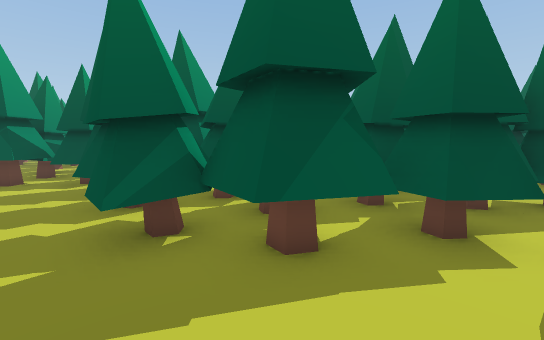
[1] (above)

24 first-person views from a walk through a scene from a Unity 3-D project. The camera is 1.3 m above the floor, tilts 6° down and sees 90° across. The floor is counted in squares, 1 m on a side. Each view is taken from the middle of a square. On the plan, view 1 faces up. The plan holds only what a view shows up to about 13 squares ahead; the rest is blank. The place goes on beyond the plan. The player character is not drawn. Some animated figures are left out.

[2]
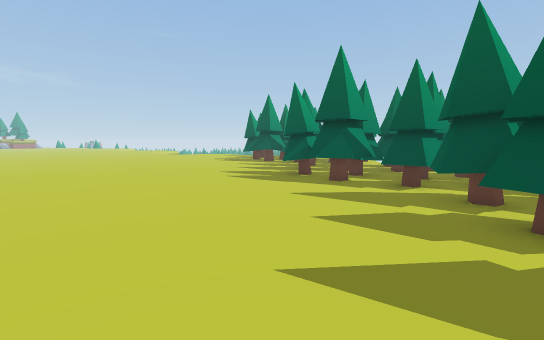

[3]
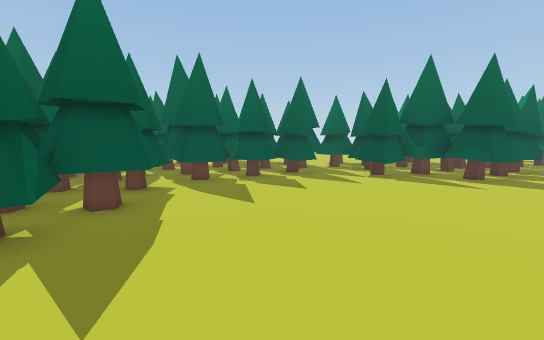

[4]
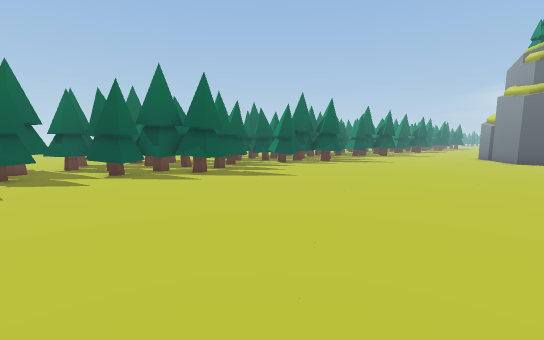

[5]
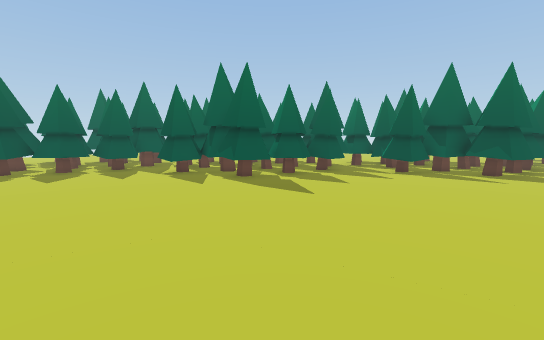

[6]
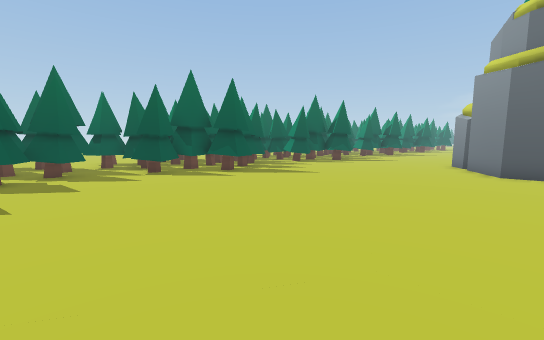

[7]
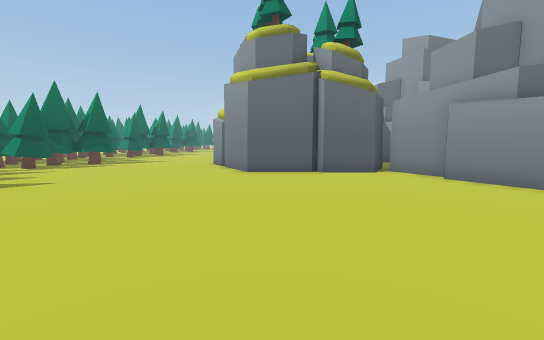

[8]
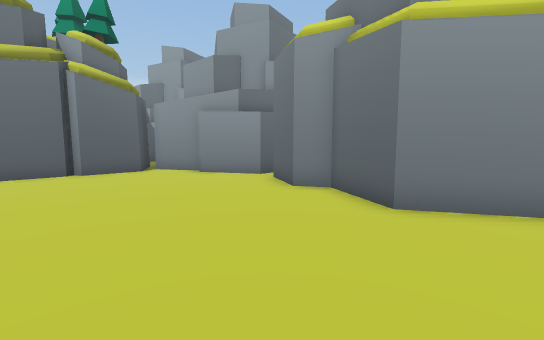

[9]
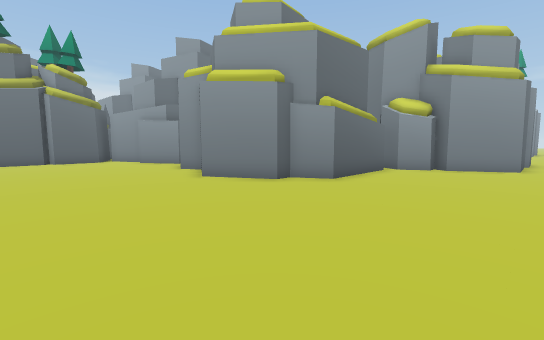

[10]
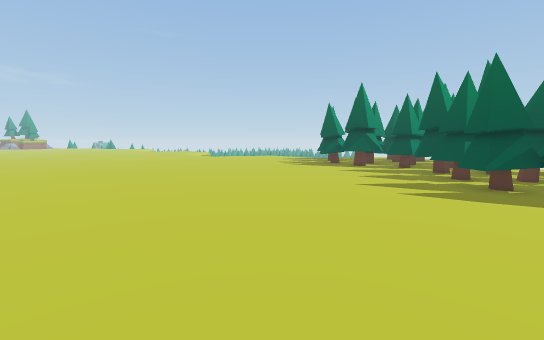

[11]
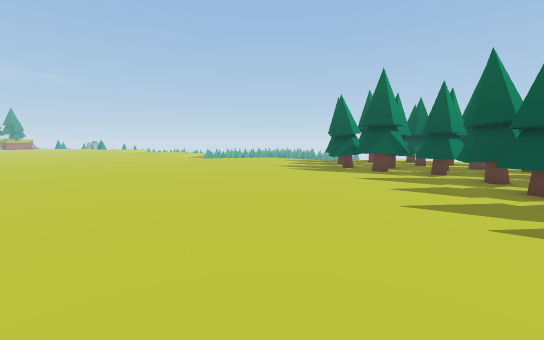

[12]
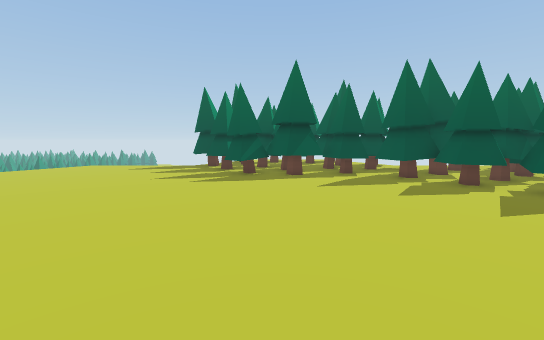

[13]
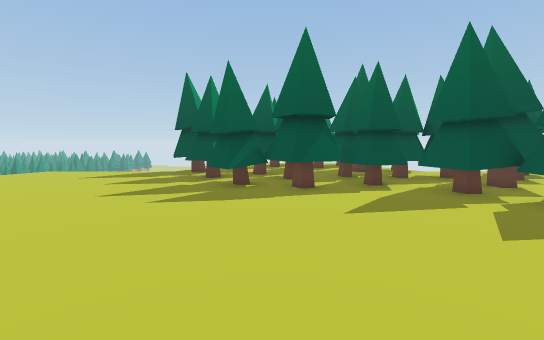

[14]
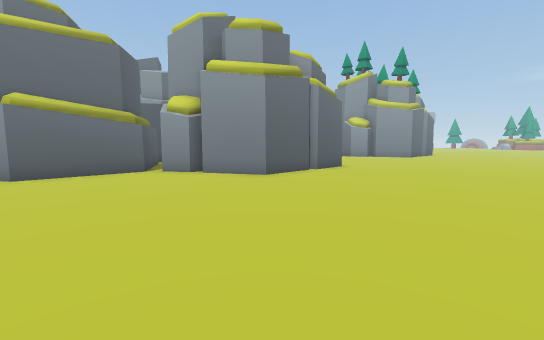

[15]
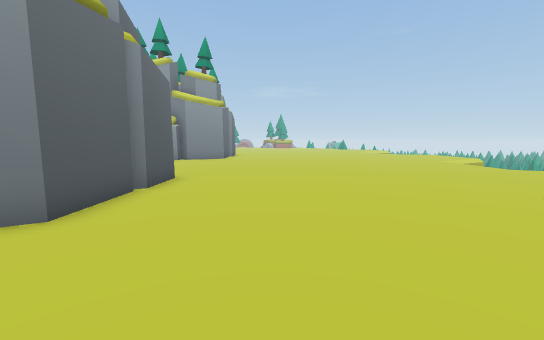

[16]
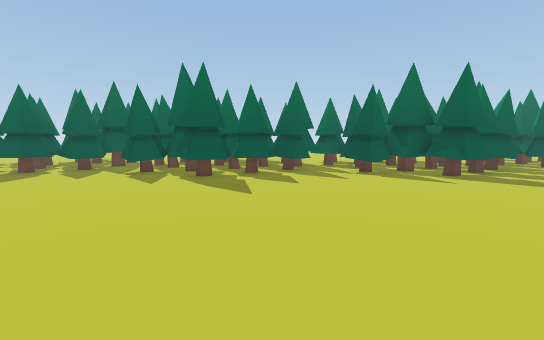

[17]
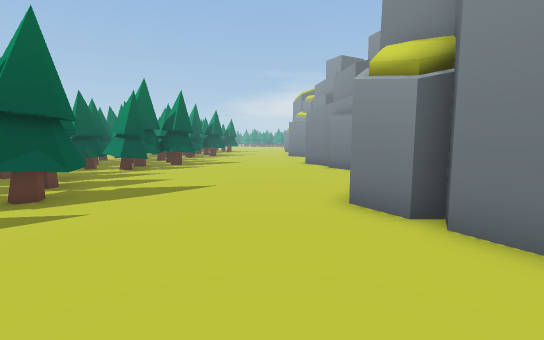

[18]
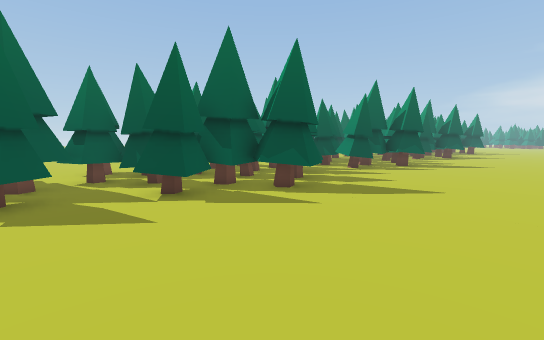

[19]
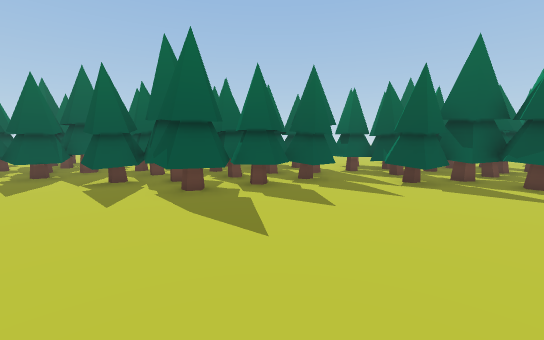

[20]
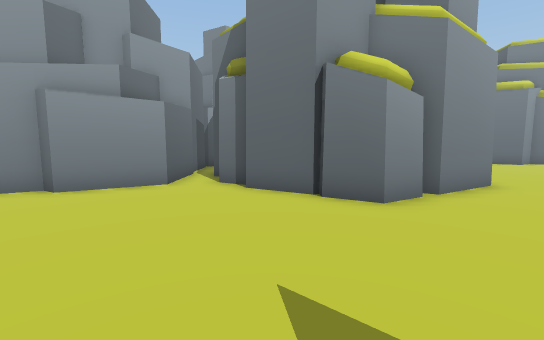

[21]
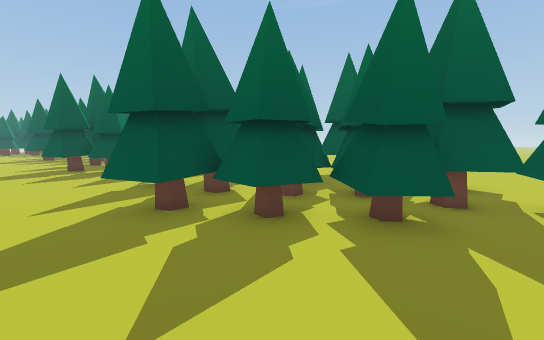

[22]
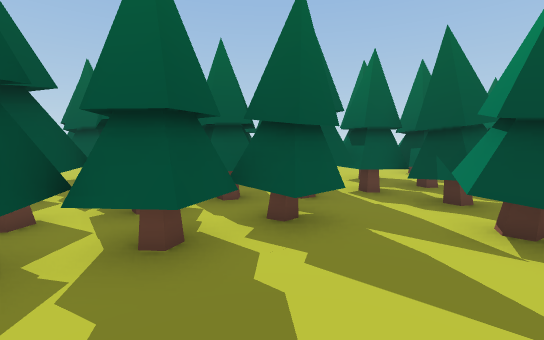

[23]
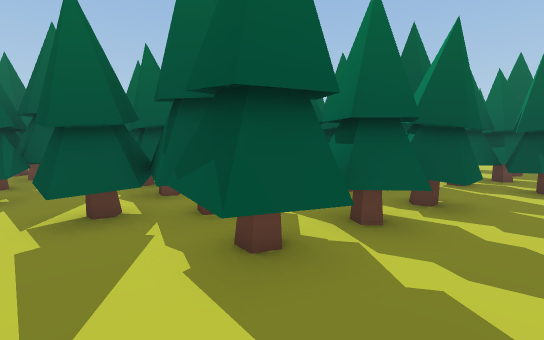

[24]
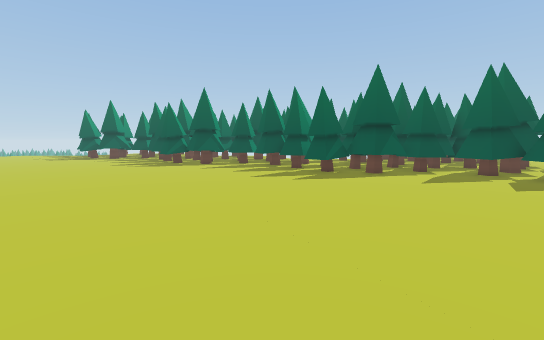

### Floor plan
Key: @ floor where view 1 was taken; # wall or solid block; . floor; O other object.
Columns run from 27 left of view 1 to 9 right of it. Each row starts with its distance up from view 1.
 16 ......OO OO  O
 15 .......OOOOOOOOO#
 14 .......OO OOOOOO
 13 ........OOOOOOO OO
 12 .........OOOO.OOOO OO
 11 ..............OOOOOO  O
 10 ...............OOOOOOOO
  9 ................OOOOOOO            OO
  8 .................OOOOOO OO
  7 ...................OO.OOOOO     O
  6 .......................OOOO  O  O
  5 .......................OOOOOOOOOO OO
  4 .........................OOOOOOOOO
  3 .........................OOOOOOOOO
  2 ...........................O...OOOO
  1 ................................OOO
  0 ...........................@....OO O
 -1 .................................OOO
 -2 ..................................OO
 -3 #######..........................O.OO
 -4       #.........................OOOOO
 -5       ##........................OOO
 -6        ##......................OOO
 -7         ######................OOOOO
 -8              #.................OOOO
 -9              ###................OO O
-10                #.................OOO
-11                #.................OOO
-12               ##...................OO
-13               #.................OOOOO
-14               #.................OOOO
-15               #.................OO
-16               #...............OOOO  O
-17              ##................OOOO O
-18               #.................OOOO
-19               ##................OO OO
-20                #.................OOO
-21                #.##...............OOO
-22                ########.........OO.OO
-23                 #     ##........OOOOO
-24                        #........OOOOO
-25                        #O......OOOOOO
-26                        ##.....OOOOOOO
-27                        #.......OOOOO
-28                      ###........OOOOO
-29                      #O..........OOO
-30                     ##...........OOOO
-31                  ######............OO
-32                       #.........OOOOO
-33                       ##........OOOOO

Positions as (right, up) in squares from view 1, and headings:
1: (0, 0), facing up
2: (-3, 0), facing up-left
3: (-5, 0), facing right
4: (-6, -1), facing down-right
5: (-6, -8), facing right
6: (-6, -9), facing down-right
7: (-6, -10), facing down
8: (-6, -9), facing down-left
9: (-6, -2), facing down-left
10: (-9, -1), facing up-left
11: (-11, 1), facing up-left
12: (-17, 2), facing up
13: (-17, 5), facing up
14: (-14, 5), facing down-left
15: (-17, 1), facing left
16: (-6, -19), facing right
17: (-1, -20), facing down
18: (-1, -20), facing down-right
19: (-3, -28), facing right
20: (3, -28), facing left
21: (2, -31), facing up-right
22: (2, -29), facing right
23: (1, -26), facing right
24: (-4, -8), facing up
